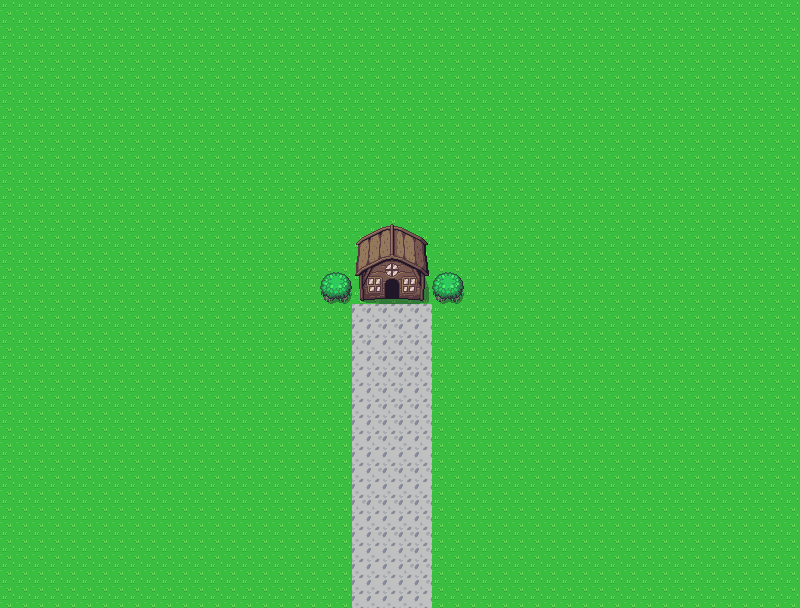

The image is a tile-based game level rendered from a .tmx file. Its description and source (layers, tilesets, objects; grid data summarised) follow:
An orthogonal 50x38 tile map with 16x16 px tiles, 2 tile layers (Ground, onGround).

<map version="1.10" tiledversion="1.11.2" orientation="orthogonal" renderorder="right-down" width="50" height="38" tilewidth="16" tileheight="16" infinite="0" nextlayerid="3" nextobjectid="1">
 <editorsettings>
  <export target="tesmap.lua" format="lua" />
 </editorsettings>
 <tileset firstgid="1" name="Overworld" tilewidth="16" tileheight="16" tilecount="1440" columns="40">
  <image source="../assets/sprites/Overworld.png" width="640" height="576" />
 </tileset>
 <layer id="1" name="Ground" width="50" height="38">
  <data>[1900 cells, 1900 non-empty, 1 distinct tile ids]</data>
 </layer>
 <layer id="2" name="onGround" width="50" height="38">
  <data>[1900 cells, 1900 non-empty, 32 distinct tile ids]</data>
 </layer>
</map>
